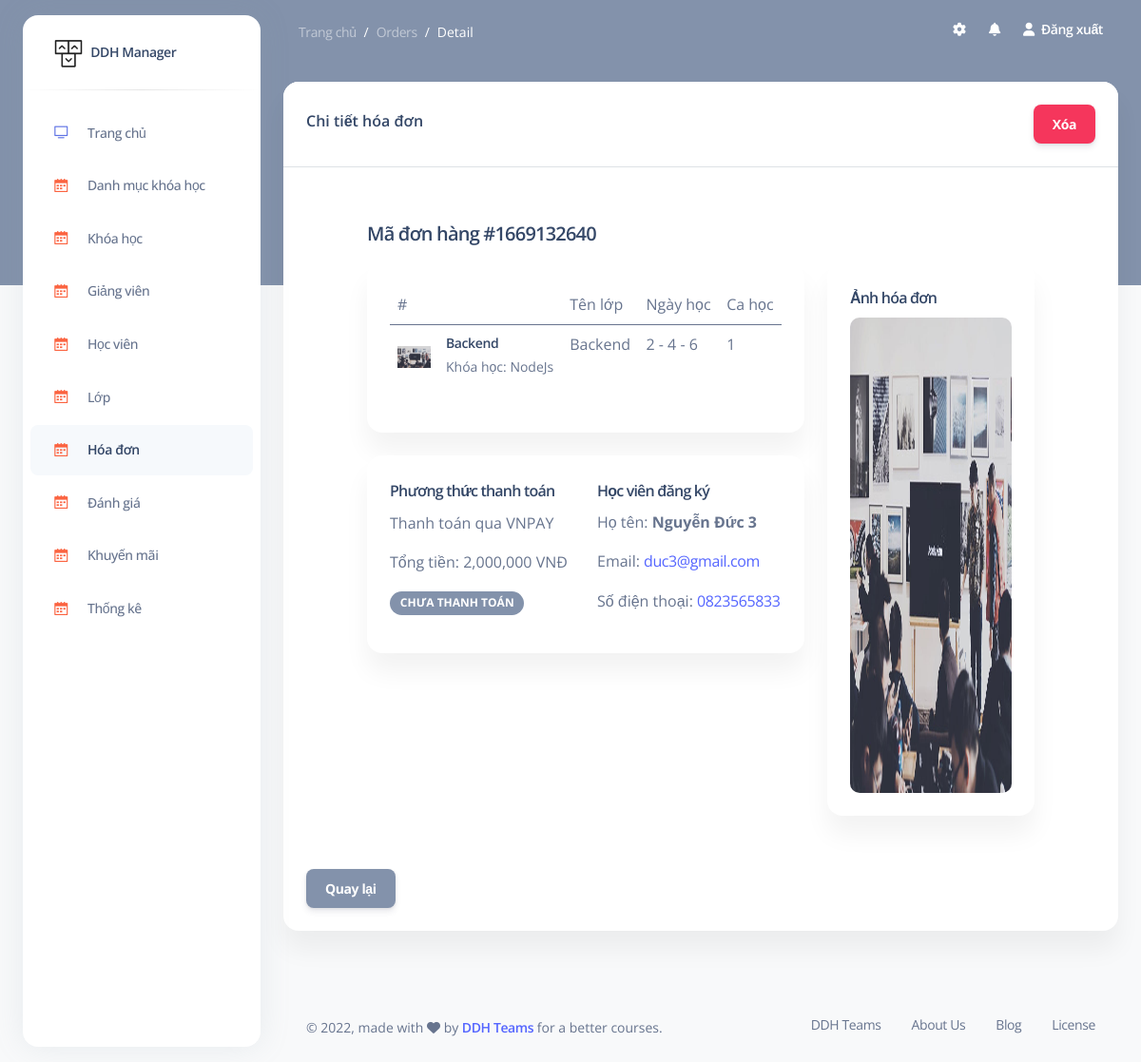
Page /admin/orders/detail/1 (signed in) on the earlier database version.
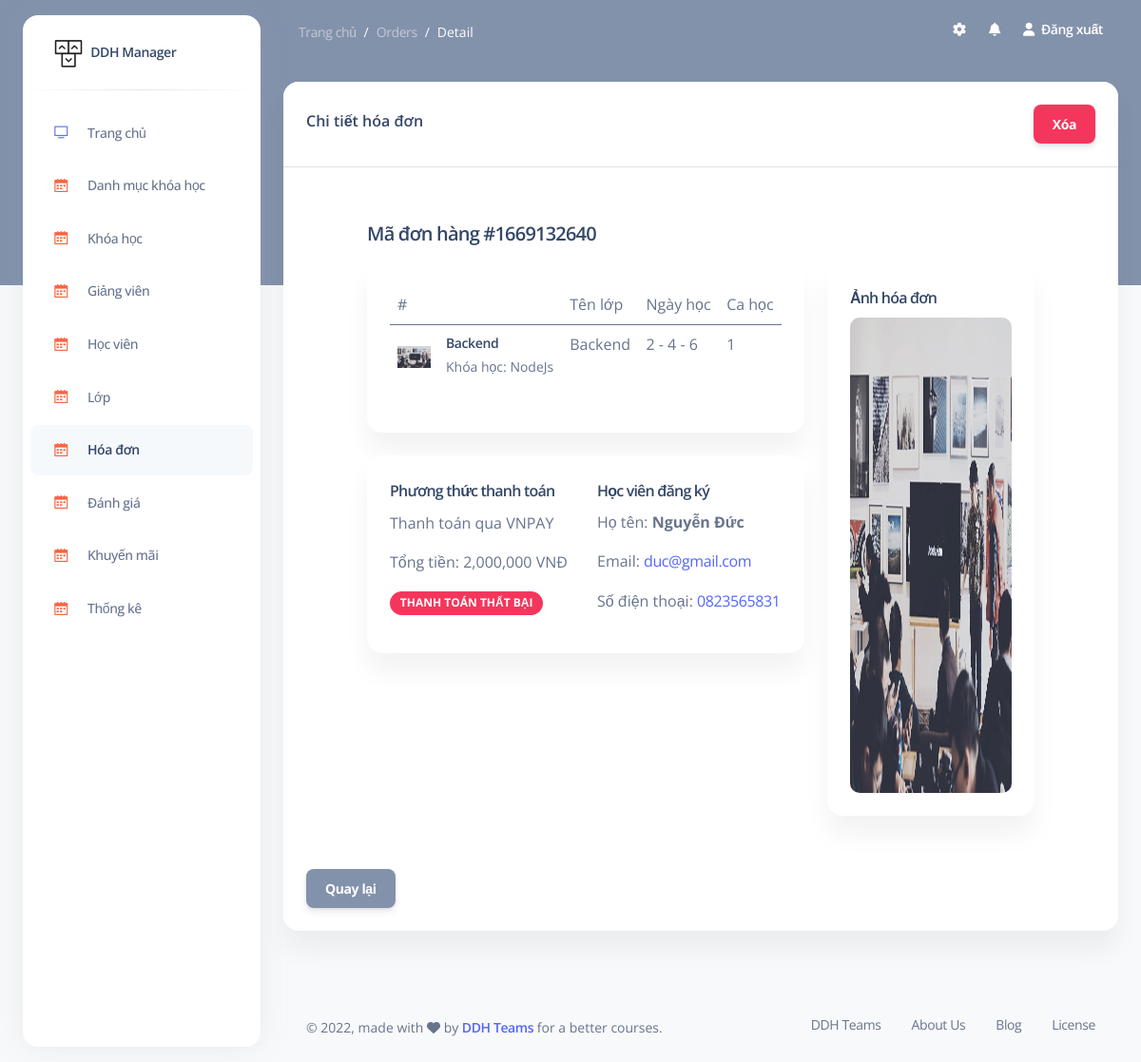
Same page on the later database version.
### tables this page shows
CREATE TABLE `tbl_orders` (
                              `id` int NOT NULL,
                              `order_code` int DEFAULT NULL,
                              `order_date` datetime DEFAULT NULL,
                              `order_pay` tinyint DEFAULT NULL,
                              `id_students` int DEFAULT NULL,
                              `id_class` int DEFAULT NULL,
                              `day_sub` tinyint DEFAULT NULL,
                              `time_sub` tinyint DEFAULT NULL,
                              `amount` float DEFAULT NULL,
                              `status` tinyint DEFAULT '0'
);

CREATE TABLE `students` (
                            `id` int NOT NULL,
                            `name_student` varchar(255) DEFAULT NULL,
                            `email_student` varchar(255) DEFAULT NULL,
                            `phone_student` varchar(255) DEFAULT NULL,
                            `password_student` varchar(255) DEFAULT NULL,
                            `image_student` varchar(255) DEFAULT NULL,
                            `role` tinyint DEFAULT '1',
                            `created_at` timestamp NULL DEFAULT NULL,
                            `updated_at` timestamp NULL DEFAULT NULL,
                            `status_student` tinyint DEFAULT NULL
);

CREATE TABLE `classes` (
                           `id` int NOT NULL,
                           `name_class` varchar(255) DEFAULT NULL,
                           `id_course` int DEFAULT NULL,
                           `slot` int DEFAULT '3',
                           `time_learn` tinyint DEFAULT NULL,
                           `time_start` date DEFAULT NULL,
                           `time_end` date DEFAULT NULL,
                           `status_class` tinyint DEFAULT '0'
);

### models/admin/orders.php (called while the page is built, shortened)
<?php
    function orders_detail($id){
        $sql = "SELECT
                    `tbl_orders`.*,
                    students.name_student,
                    students.email_student,
                    students.phone_student,
                    classes.name_class,
                    classes.id_course
                    FROM `tbl_orders`
                    INNER JOIN students ON `tbl_orders`.id_students = students.id
                    INNER JOIN classes  ON `tbl_orders`.id_class = classes.id
                    WHERE `tbl_orders`.id = ?
                ";
        return query_one($sql,$id);
    }
?>

### models/process_db.php (called while the page is built, shortened)
<?php
    function connect(){
        $conn = null;
        try {
            $conn = new PDO("mysql:host=".DB_HOST.";dbname=".DB_NAME."", DB_USER, DB_PASS);
            $conn->setAttribute(PDO::ATTR_ERRMODE, PDO::ERRMODE_EXCEPTION);
        }catch(PDOException $e){
            echo "Connection failed: " . $e->getMessage();
        }
        return $conn;
    }
    function query_one($sql){
        $sql_args = array_slice(func_get_args(), 1);
        try {
            $stmt = connect()->prepare($sql);
            $stmt->execute($sql_args);
            $row = $stmt->fetch(PDO::FETCH_ASSOC);
            return $row;
        } catch (PDOException $e) {
            throw $e;
        }
    }
?>

### global.php (called while the page is built, shortened)
<?php
     $host                   = 'http://localhost/courses/';
    $dir_model           = 'models/';
    $dir_model_admin            = 'models/admin/';
    $dir_model_site             = 'models/site/';
    require_once $dir_model.'process_db.php';
    require_once $dir_model_admin.'courses.php';
    require_once $dir_model_admin.'orders.php';
    require_once $dir_model_site.'courses.php';
?>

### models/admin/courses.php (called while the page is built, shortened)
<?php
    function course_detail($id){
        $sql = "SELECT
                categories.name_category,
                courses.*,
                teachers.name_teacher
                FROM courses
                INNER JOIN categories ON courses.id_category = categories.id
                INNER JOIN teachers ON courses.id_teacher = teachers.id
                WHERE courses.id = ?";
        return query_one($sql,$id);
    }
?>

### views/admin/orders/detail.php (the view, shortened to what the changed rows need)
<section class="container-fluid py-4">
    <div class="row">
        <div class="col-12">
            <div class="card mb-4">
                <div class="card-header border-bottom ">
                    <div class="d-flex justify-content-between align-items-center">
                        <h6>Chi tiết hóa đơn </h6>
                        <div class="d-flex justify-content-between align-items-center">
                            <form action="<?= ORDERS ?>/destroy" method="post">
                                <button onclick="return confirm('Bạn muốn xóa hóa đơn ' + <?= $detail['order_code'] ?> + '?') " class="btn btn-danger">Xóa</button>
                            </form>
                        </div>
                    </div>
                </div>
                <div class="card-body ">
                    <div class="p-3">
                        <div class="container-fluid">
                            <div class="container">
                                <div class="d-flex justify-content-between align-items-center py-3">
                                    <h2 class="h5 mb-0"><a href="#" class="text-muted"></a> Mã đơn hàng #<?= $detail['order_code'] ?></h2>
                                </div>
                                <div class="row">
                                    <div class="col-lg-8">
                                        <div class="card mb-4">
                                            <div class="card-body">
                                                <table class="table table-borderless">
                                                    <thead>
                                                        <tr>
                                                            <td>#</td>
                                                            <td>Tên lớp</td>
                                                            <td>Ngày học</td>
                                                            <td>Ca học</td>
                                                        </tr>
                                                    </thead>
                                                    <tbody>
                                                    <tr>
                                                        <td>
                                                            <div class="d-flex justify-content-center align-items-center mb-2">
                                                                <div class="flex-shrink-0">
                                                                    <img src="<?= $host ?>assets/uploads/courses/<?= $course['image_course'] ?>" alt="" width="35" class="img-fluid">
                                                                </div>
                                                                <div class="flex-lg-grow-1 ms-3">
                                                                    <h6 class="small mb-0"><a href="#" class="text-reset"><?= $detail['name_class'] ?></a></h6>
                                                                    <span class="small">Khóa học: <?= $course['name_course'] ?></span>
                                                                </div>
                                                            </div>
                                                        </td>
                                                        <td><?= $detail['name_class'] ?></td>
                                                        <td><?= $detail['day_sub'] == 0 ? '2 - 4 - 6' : '3 - 5 - 7' ?></td>
                                                        <td><?= $detail['time_sub'] ?></td>
                                                    </tr>
                                                    </tbody>
                                                </table>
                                            </div>
                                        </div>
                                        <div class="card mb-4">
                                            <div class="card-body">
                                                <div class="row">
                                                    <div class="col-lg-6">
                                                        <h3 class="h6">Phương thức thanh toán</h3>
                                                        <p>
                                                            <?= $detail['order_pay'] == 2 ? 'Thanh toán qua VNPAY' : '' ?>
                                                            Tổng tiền: <?= number_format($detail['amount'], 0, '', ',') ?> VNĐ
                                                            <?= $detail['status'] == 0 ? '<span class="badge rounded-pill bg-secondary">Chưa thanh toán</span>' : '' ?>
                                                            <?= $detail['status'] == 1 ? '<span class="badge rounded-pill bg-danger">Thanh toán thất bại</span>' : '' ?>
                                                        </p>
                                                    </div>
                                                    <div class="col-lg-6">
                                                        <h3 class="h6">Học viên đăng ký</h3>
                                                            Họ tên: <strong><?= $detail['name_student'] ?></strong>
                                                            Email: <a href="mailto:<?= $detail['email_student'] ?>"><?= $detail['email_student'] ?></a>
                                                            Số điện thoại: <a href="tel:<?= $detail['phone_student'] ?>"><?= $detail['phone_student'] ?></a>
                                                    </div>
                                                </div>
                                            </div>
                                        </div>
                                    </div>
                                    <div class="col-lg-4">
                                        <div class="card mb-4">
                                            <div class="card-body" id="image_order">
                                                <h3 class="h6">Ảnh hóa đơn</h3>
                                                <img src="<?= $host ?>assets/uploads/courses/course_4.jpg" alt="">
                                            </div>
                                        </div>
                                    </div>
                                </div>
                            </div>
                        </div>
                    </div>
                    <div class="mt-3">
                        <a href="<?= ORDERS ?>" class="btn btn-secondary">Quay lại</a>
                    </div>
                </div>
            </div>
        </div>
    </div>
</section>

Differences in the rows shown:
changed tbl_orders "Backend": status 0 → 1 (drawn); id_students.name_student "Nguyễn Đức 3" → "Nguyễn Đức"; id_students.email_student "duc3@gmail.com" → "duc@gmail.com"; id_students.phone_student "0823565833" → "0823565831"
Other differences:
text no longer shown: "CHƯA THANH TOÁN"
text now shown: "THANH TOÁN THẤT BẠI"
